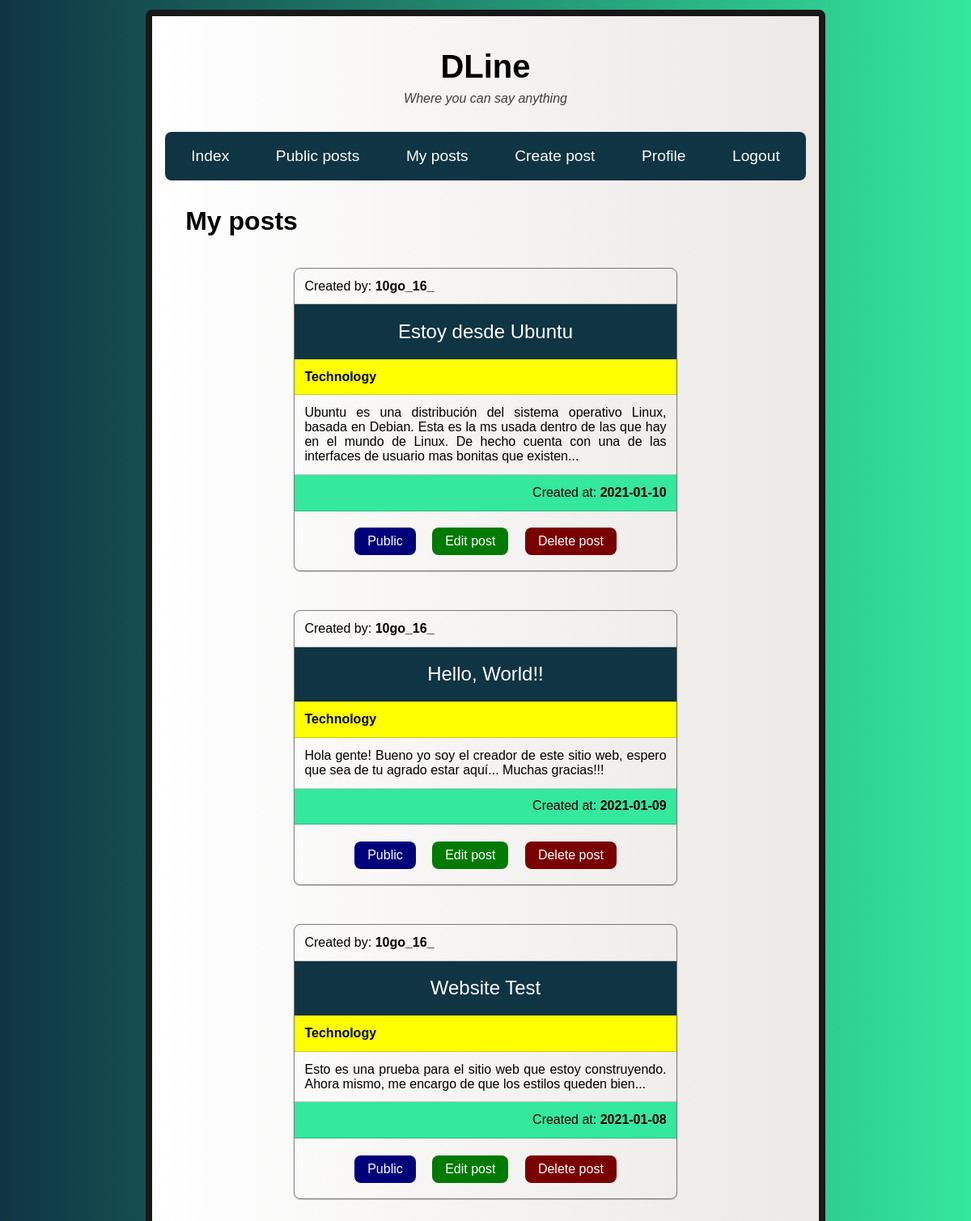
The page /auth/session-started/posts-user/user-posts (signed in) on the database its author committed.
### models.py (models this page shows)
class Post(db.Model):
    id = db.Column(db.Integer, primary_key=True)
    user_id = db.Column(db.Integer, foreign_key=True, nullable=False)
    title = db.Column(db.String(30), nullable=False, unique=True)
    topic = db.Column(db.String(25), nullable=False)
    content = db.Column(db.String(550), nullable=False, unique=True)
    public = db.Column(db.Boolean, nullable=False)
    created_at = db.Column(db.String(50), nullable=False)

### app.py (the view)
@app.route('/auth/session-started/posts-user/user-posts')
def user_posts():
    if user_in_session():
        posts = Post.query.filter_by(user_id=session['id']).order_by(Post.id.desc()).all()
        return render_template('auth/session-started/posts-user/user_posts.html', posts=posts)
    else:
        abort(404)

### app.py (called while the page is built)
def user_in_session():
    if 'username' in session and 'password' in session and 'id' in session:
        return True
    else:
        return False

### templates/auth/session-started/posts-user/user_posts.html (shortened to what this page needs)
{% extends 'layout.html' %}
{% block content %}
    <h2 class="title-page">{%block title %}My posts{% endblock %}</h2>
    {% for post in posts %}
            <div class="posts-content">
                <div class="post post-created_by">Created by: <strong>{{ session['username'] }}</strong></div>
                <div class="post post-title">{{ post.title }}</div>
                <div class="post post-topic yellow"><strong>{{ post.topic }}</strong></div>
                <div class="post post-content">{{ post.content }}</div>
                <div class="post post-created_at created_by_for_edit green-created-at">Created at: <strong>{{ post.created_at }}</strong></div>
                <div class="box-buttons">
                <a class="post button-post blue" href="{{ url_for('change_public', post_id=post.id) }}">
                    {% if post.public == 1 %}
                        Public
                    {% else %}
                        Private
                    {% endif %}
                </a>
                    <a class="post button-post green" href="{{ url_for('edit_post', post_id=post.id) }}">Edit post</a>
                    <a class="post button-post red" href="{{ url_for('delete_post', post_id=post.id) }}">Delete post</a>
                </div>
            </div>
    {% endfor %}
{% endblock %}

### static/css/styles.css (style rules this page uses)
body { margin: 0; padding: 0; border: 0; background: #34e89e; background: -webkit-linear-gradient(to right, #0f3443, #34e89e); background: linear-gradient(to right, #0f3443, #34e89e); font-family: 'Lucida Sans', 'Lucida Sans Regular', 'Lucida Grande', 'Lucida Sans Unicode', Geneva, Verdana, sans-serif; }
a { text-decoration: none; }
.title-page { font-size: 2em; margin-top: 1em; margin-bottom: 1.2em; }
.posts-content { border: 1px solid rgba(0,0,0,0.5); border-radius: 0.5em; margin-left: 18%; margin-right: 18%; min-height: 50%; min-width: 50%; box-shadow: 0px 1px 1px rgba(0,0,0,0.2); margin-bottom: 3em; }
.post { text-align: justify; padding: 0.8em; }
.post-created_by { border-bottom: 1px solid rgba(0,0,0,0.2); }
.post-title { text-align: center; font-size: 1.5em; border-bottom: 1px solid rgba(0,0,0,0.2); color: #fff; background-color: #0f3443; }
.post-topic { border-bottom: 1px solid rgba(0,0,0,0.2); }
.post-content { border-bottom: 1px solid rgba(0,0,0,0.2); }
.post-created_at { text-align: right; border-bottom: 1px solid rgba(0,0,0,0.2); }
.green-created-at { background-color: #34e89e; }
.created_by_for_edit { border-bottom: 1px solid rgba(0,0,0,0.2); }
.box-buttons { text-align: center; margin-top: 1.2em; margin-bottom: 1.1em; }
.button-post { display: inline-block; text-align: center; padding: 0.5em 1em 0.5em 1em; background-color: red; color: #fff; margin: 0.1em 0.5em 0.1em 0.5em; margin-left: 0.5em; margin-right: 0.5em; border-radius: 0.5em; transition: 0.365s; }
.red { background-color: rgb(122, 0, 0); }
.green { background-color: rgb(0,122,0); }
.blue { background-color: rgb(0, 0, 122); }
.yellow { background-color: yellow; }

### rows shown on the page
Post: username "10go_16_", title "Estoy desde Ubuntu", topic "Technology", content "Ubuntu es una distribución del sistema operativo Linux, basada en Debian. Esta es la ms usada dentro de las que hay en el mundo de Linux. De hecho cuenta con una de las interfaces de usuario mas bonitas que existen...", created_at "2021-01-10", public "Public"
Post: username "10go_16_", title "Hello, World!!", topic "Technology", content "Hola gente! Bueno yo soy el creador de este sitio web, espero que sea de tu agrado estar aquí... Muchas gracias!!!", created_at "2021-01-09", public "Public"
Post: username "10go_16_", title "Website Test", topic "Technology", content "Esto es una prueba para el sitio web que estoy construyendo. Ahora mismo, me encargo de que los estilos queden bien...", created_at "2021-01-08", public "Public"
